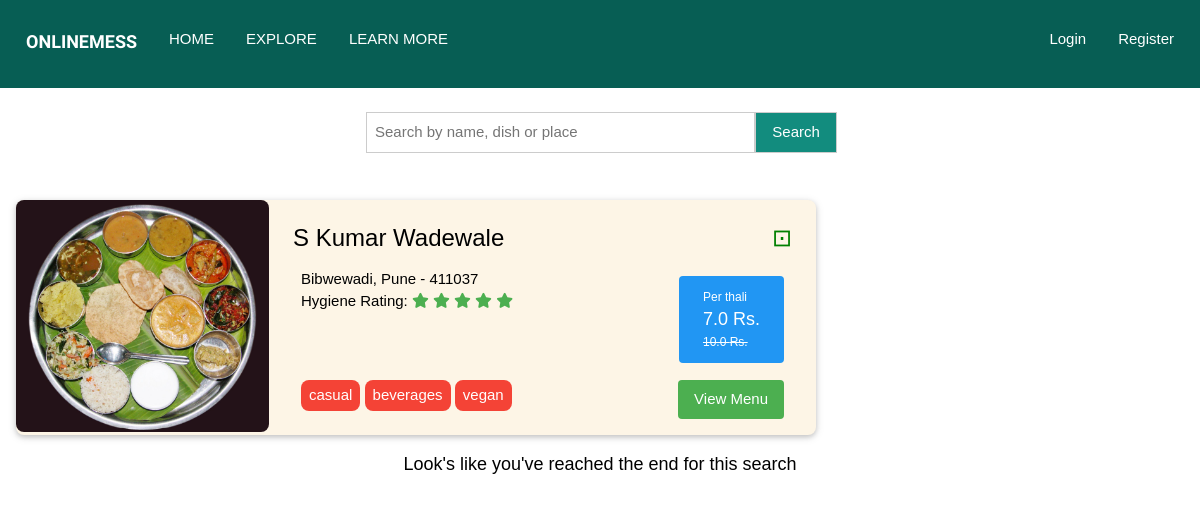
Page /search?text_query_name= on the earlier database version.
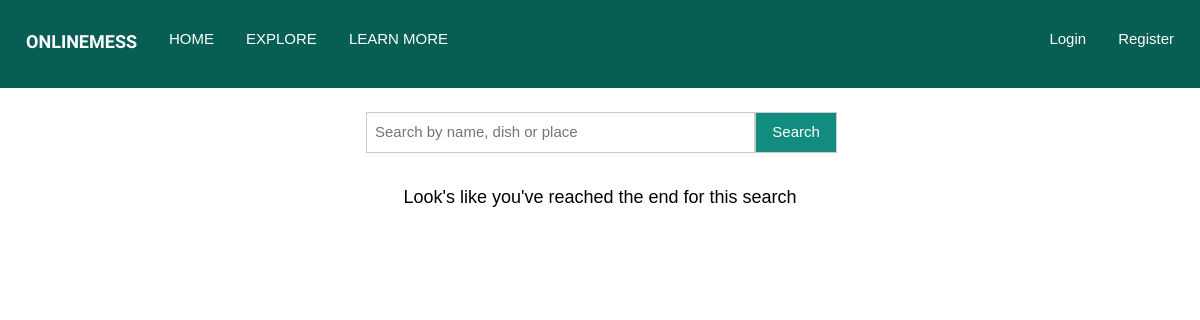
Same page on the later database version.
### main.py (models this page shows)
class RestaurantsDB(db.Model):
	id = db.Column(db.Integer, primary_key=True, unique=True)
	name = db.Column(db.String(80))
	menu = db.Column(db.String(80))
	rating = db.Column(db.Integer)
	address = db.Column(db.String(80))
	phone = db.Column(db.String(20))
	opening_timing = db.Column(db.String(80))
	closing_timing = db.Column(db.String(80))
	tags = db.Column(db.String(80))
	owner = db.Column(db.Integer)
	images = db.relationship('ImagesDB', backref='parent_rest')
	monthly_items = db.Column(db.String(300))
	vegetarian = db.Column(db.Boolean)
	average_cost = db.Column(db.Float)
	orders = db.Column(db.String)
	main_menu_name = db.Column(db.String)
	main_menu_price = db.Column(db.Float)

class ImagesDB(db.Model):
	id = db.Column(db.Integer, primary_key=True, unique=True)
	image_name = db.Column(db.String(40))
	parent_id = db.Column(db.Integer, db.ForeignKey("restaurantsDB.id"))

### main.py (the view, shortened to what this page needs)
@app.route("/search", methods=["GET"])
def search():
	query_result = []
	if request.method == "GET":
		text_query = request.args.get("text_query_name")
		if text_query != None:
			text_query_list = text_query.split()
			query_result = RestaurantsDB.query.filter(RestaurantsDB.name.contains(text_query), RestaurantsDB.rating.isnot(None)).all()
			for restaurant in RestaurantsDB.query.all():
				if restaurant in query_result or restaurant.rating == None:
					continue
		else:
			text_query = ""
	if "user" in session:
		loggedIn = [session["username"], session["account_type"], session["user"]]
	else:
		loggedIn = None
	return render_template("search.html", logged_in=loggedIn, query_result=query_result, text_query=text_query)

### templates/search.html (shortened to what this page needs)
{% extends "base.html" %}
{% block css %}
	<link rel="stylesheet" type="text/css" href= "{{ url_for('static',filename='style/restaurant.css') }}">
{% endblock %}
{% block content %}
	<form method="get">
		<div class="w3-container w3-margin-top w3-padding">
			<input id="search" type="text" class="w3-input w3-third w3-border" name="text_query_name"placeholder="Search by name, dish or place" value="{{text_query}}" />
			<button type="submit" class="w3-button w3-border w3-acp-mid-green w3-hover-acp-dark-green w3-mobile" name="button_submit">Search</button>
		</div>
	</form>
	<div class="w3-container w3-padding-small">
	{% for restaurant in query_result %}
	</div>
	<div class="w3-card w3-margin w3-round-large w3-hover-shadow w3-sand w3-hide-small w3-hide-medium" style="width: 800px">
			{% if restaurant.images %}
				<div class="w3-left w3-hide-small w3-hide-medium">
					<img src="{{url_for('send_image', filename=restaurant.images[0].image_name)}}" height="232px" class="w3-round-large" />
				</div>
			{% endif %}
			<div class="w3-container w3-rest">
				<div class="w3-margin-top w3-xlarge w3-padding-small">
					{{restaurant.name}}
					{% if restaurant.vegetarian == 1 %}
						<span class="vegetarianicon w3-right">⊡</span>
					{% endif %}
				</div>
				<div class=" w3-large w3-right w3-round w3-padding w3-blue w3-margin-right w3-margin-top">
							<div class="w3-container w3-padding-small">
								<span class="w3-left-align w3-small">Per thali
								</span>
								<br>
								{{ restaurant.main_menu_price * 0.7}} Rs.
								<br>
								<span style="text-decoration: line-through;" class="w3-small w3-center">
									{{ restaurant.main_menu_price }} Rs.</span>
							</div>
						</div>
				<div class="w3-padding w3-text-black">
					{{restaurant.address}}<br/>
					Hygiene Rating:
					{% for star in range(restaurant.rating|int) %}
						<i class="fa fa-star w3-text-green"></i>
					{% endfor %}
					<br/>
					<div class="w3-left-align">
						<br/><br/><br/>
						{% for tag in restaurant.tags.split(", ")[:3] %}
							<a href="/search?text_query_name={{tag}}" class=" w3-red w3-round-large w3-padding-small w3-button">{{tag}}</a>
						{% endfor %}
						<a href="/restaurant/{{restaurant.id}}" class="w3-button w3-right w3-green w3-round w3-padding w3-margin-bottom">View Menu</a>
					</div>
				</div>
			</div>
		</div>
	{% endfor %}
	</div>
	<div class="w3-container w3-center w3-large w3-margin-top-32">
		Look's like you've reached the end for this search
	</div>
{% endblock %}

### templates/base.html (shortened to what this page needs)
<html>
<head>
	<link rel="stylesheet" href="{{ url_for('static', filename='style/base.css') }}">
	<link rel="stylesheet" href="{{ url_for('static', filename='style/w3css.css')}}">
    <link rel="stylesheet" href="https://cdnjs.cloudflare.com/ajax/libs/font-awesome/4.7.0/css/font-awesome.min.css">
	{% block css %}{% endblock %}
</head>
<body>
<div class="w3-bar navbar
	{% if request.path == '/home' %}
		w3-white
	{% else %}
		w3-acp-dark-green
	{% endif %}
	"style="height: 11vh;display:block;justify-content:space-between;overflow: hidden;align-items: center;text-transform: uppercase;padding: 20px 10px !important;">
	<p class="w3-bar-item w3-large" style="margin: 0">
		<b style="font-family: 'Balsamiq Sans', serif;">OnlineMess</b>
	</p>
	<a href="/home" class="w3-bar-item w3-button w3-hide-small">Home</a>
	<a href="/search?text_query_name=" class="w3-bar-item w3-button w3-hide-small">Explore</a>
	<a href="/learn" class="w3-bar-item w3-button w3-hide-small">Learn More</a>
	{% if logged_in %}
		<div class="w3-dropdown-click w3-right w3-margin-right w3-hide-small">
			<button class="w3-button" onclick="displayUserSettings()">
				{{ logged_in[0] }} <i class="fa fa-caret-down"></i>
			</button>
			<div id="userSettings" class="w3-dropdown-content w3-bar-block w3-light-grey" style="text-transform: none;">
				{% if logged_in[1] == "Regular" %}
					<a class="w3-bar-item w3-button" href="/user/subscriptions">My meals</a>
				{% elif logged_in[1] == "Business" %}
					<a class="w3-bar-item w3-button" href="/user/restaurant">Manage your business</a>
					<a class="w3-bar-item w3-button" href="/user/orders">Orders</a>
				{% endif %}
				<a class="w3-bar-item w3-button" href="/forgot">Update password</a>
				<a class="w3-bar-item w3-button" href="/logout">Logout</a>
			</div>
		</div>
	{% else %}
		<button class="w3-bar-item w3-button w3-right w3-hover-blue w3-hide-small" onclick="open_modal('signup_modal')">Register</button>
		<button class="w3-bar-item w3-button w3-right w3-hover-acp-mid-green w3-hide-small" onclick="open_modal('login_modal')">Login</button>
	{% endif %}
</div>
<main>
	{% block content %}{% endblock %}
</main>
</body>
</html>

### static/style/w3css.css (style rules this page uses)
html { box-sizing:border-box }
*,*:before,*:after { box-sizing:inherit }
html { -ms-text-size-adjust:100%;-webkit-text-size-adjust:100% }
body { margin:0 }
article,aside,details,figcaption,figure,footer,header,main,menu,nav,section { display:block }
a { background-color:transparent }
b,strong { font-weight:bolder }
button,input,select,textarea,optgroup { font:inherit;margin:0 }
button,input { overflow:visible }
button,select { text-transform:none }
button,[type=button],[type=reset],[type=submit] { -webkit-appearance:button }
html,body { font-family:Verdana,sans-serif;font-size:15px;line-height:1.5 }
html { overflow-x:hidden }
a { color:inherit }
.w3-btn,.w3-button { border:none;display:inline-block;padding:8px 16px;vertical-align:middle;overflow:hidden;text-decoration:none;color:inherit;background-color:inherit;text-align:center;cursor:pointer;white-space:nowrap }
.w3-btn,.w3-button { -webkit-touch-callout:none;-webkit-user-select:none;-khtml-user-select:none;-moz-user-select:none;-ms-user-select:none;user-select:none }
.w3-input { padding:8px;display:block;border:none;border-bottom:1px solid #ccc;width:100% }
.w3-bar { width:100%;overflow:hidden }
.w3-bar .w3-bar-item { padding:8px 16px;float:left;width:auto;border:none;display:block;outline:0 }
.w3-bar .w3-button { white-space:normal }
.w3-container:after,.w3-container:before,.w3-panel:after,.w3-panel:before,.w3-row:after,.w3-row:before,.w3-row-padding:after,.w3-row-padding:before, .w3-cell-row:before,.w3-cell-row:after,.w3-clear:after,.w3-clear:before,.w3-bar:before,.w3-bar:after { content:"";display:table;clear:both }
.w3-col,.w3-half,.w3-third,.w3-twothird,.w3-threequarter,.w3-quarter { float:left;width:100% }
@media (min-width:601px) { .w3-col.m4,.w3-third { width:33.33333% } }
.w3-container,.w3-panel { padding:0.01em 16px }
.w3-large { font-size:18px!important }
.w3-center { text-align:center!important }
.w3-border { border:1px solid #ccc!important }
.w3-margin-top { margin-top:16px!important }
.w3-padding-small { padding:4px 8px!important }
.w3-padding { padding:8px 16px!important }
.w3-right { float:right!important }
.w3-acp-mid-green,.w3-hover-acp-mid-green:hover { color:#fff!important;background-color:#128C7E!important }
.w3-acp-dark-green,.w3-hover-acp-dark-green:hover { color:#fff!important;background-color:#075E54!important }

### static/style/restaurant.css (style rules this page uses)
#search { margin-left: 350px; }

Differences in the rows shown:
removed RestaurantsDB: image_name (picture), name "S Kumar Wadewale", restaurant.main_menu_price*0.7 "7.0", main_menu_price "10.0", address "Bibwewadi, Pune - 411037", rating 5 (drawn), 3 "casual" "beverages" "vegan"
